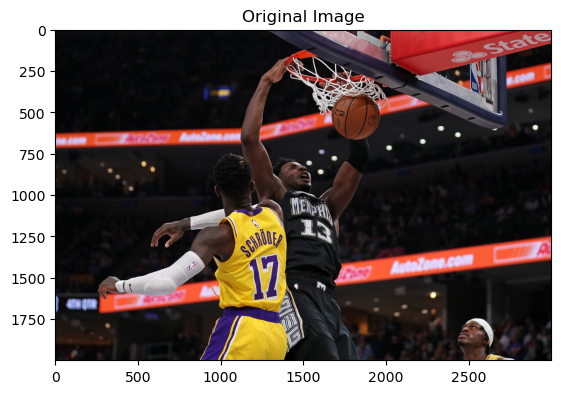
#> input picture Part1. Object Detection/6. Integrated Project - Basketball/img.png, 561 x 394 px
$ python hsv_detection.py --input ../img.png
#> lines starting #> are read from the running program, lines starting #| are printed output that depends on the picture; after the words box and inside, x2 and y2 are one past the last pixel; in counts of white or black regions, pixels touching at a corner belong together
from __future__ import print_function
import cv2 as cv
import numpy as np
import argparse

src = None
erosion_size = 0
max_elem = 2
max_kernel_size = 21
# Trackbar name for hsvFilter
title_trackbar_hue_min = 'Hue Min'
title_trackbar_saturation_min = 'Saturation Min'
title_trackbar_value_min = 'Value Min'
title_trackbar_hue_max = 'Hue Max'
title_trackbar_saturation_max = 'Saturation Max'
title_trackbar_value_max = 'Value Max'

# Trackbar name for erosion and dialate
title_trackbar_element_shape = 'Element:\n 0: Rect \n 1: Cross \n 2: Ellipse'
title_trackbar_kernel_size = 'Kernel size:\n 2n +1'

title_hsvFilter_window = 'HSVFilter Demo'
title_erosion_window = 'Erosion Demo'
title_dilation_window = 'Dilation Demo'


def main(image):
#> called with image = '../img.png'
    global src
    src = cv.imread(image)
#> src is the input picture: shape (394, 561, 3); mean B, G, R 92, 95, 108.3
    if src is None:
        print('Could not open or find the image: ', image)
        exit(0)

    cv.namedWindow(title_hsvFilter_window)
    cv.createTrackbar(title_trackbar_hue_min, title_hsvFilter_window, 0, 255, hsvFilter)
#> slider 'Hue Min' is set to 51
    cv.createTrackbar(title_trackbar_saturation_min, title_hsvFilter_window, 0, 255, hsvFilter)
#> slider 'Saturation Min' is set to 51
    cv.createTrackbar(title_trackbar_value_min, title_hsvFilter_window, 0, 255, hsvFilter)
#> slider 'Value Min' is set to 51
    cv.createTrackbar(title_trackbar_hue_max, title_hsvFilter_window, 0, 255, hsvFilter)
#> slider 'Hue Max' is set to 255
    cv.createTrackbar(title_trackbar_saturation_max, title_hsvFilter_window, 0, 255, hsvFilter)
#> slider 'Saturation Max' is set to 255
    cv.createTrackbar(title_trackbar_value_max, title_hsvFilter_window, 0, 255, hsvFilter)
#> slider 'Value Max' is set to 255

    cv.namedWindow(title_erosion_window)
    cv.createTrackbar(title_trackbar_element_shape, title_erosion_window, 0, max_elem, erosion)
#> slider 'Element:\n 0: Rect \n 1: Cross \n' is set to 1
    cv.createTrackbar(title_trackbar_kernel_size, title_erosion_window, 0, max_kernel_size, erosion)
#> slider 'Kernel size:\n 2n +1' is set to 7

    cv.namedWindow(title_dilation_window)
    cv.createTrackbar(title_trackbar_element_shape, title_dilation_window, 0, max_elem, dilatation)
#> slider 'Element:\n 0: Rect \n 1: Cross \n' is set to 1
    cv.createTrackbar(title_trackbar_kernel_size, title_dilation_window, 0, max_kernel_size, dilatation)
#> slider 'Kernel size:\n 2n +1' is set to 7

    # Display functions
    hsvFilter(0)
    erosion(0)
    dilatation(0)
    cv.waitKey()


# optional mapping of values with morphological shapes
def morph_shape(val):
    if val == 0:
        return cv.MORPH_RECT
    elif val == 1:
        return cv.MORPH_CROSS
    elif val == 2:
        return cv.MORPH_ELLIPSE


def hsvFilter(val):
    # Get Bar Value
#> called with val = 0
    hue_min = cv.getTrackbarPos(title_trackbar_hue_min, title_hsvFilter_window)
    saturation_min = cv.getTrackbarPos(title_trackbar_saturation_min, title_hsvFilter_window)
    value_min = cv.getTrackbarPos(title_trackbar_value_min, title_hsvFilter_window)
    hue_max = cv.getTrackbarPos(title_trackbar_hue_max, title_hsvFilter_window)
    saturation_max = cv.getTrackbarPos(title_trackbar_saturation_max, title_hsvFilter_window)
    value_max = cv.getTrackbarPos(title_trackbar_value_max, title_hsvFilter_window)

    hsv_min = (hue_min, saturation_min, value_min)
    hsv_max = (hue_max, saturation_max, value_max)

    im_hsv = cv.cvtColor(src, cv.COLOR_BGR2HSV)
#> im_hsv: shape (394, 561, 3); mean H, S, V 49.7, 54, 110.2
    # take only the orange, highly saturated, and bright parts
    # im_hsv = cv2.inRange(im_hsv, (7, 180, 180), (11, 255, 255))
    im_hsv = cv.inRange(im_hsv, hsv_min, hsv_max)
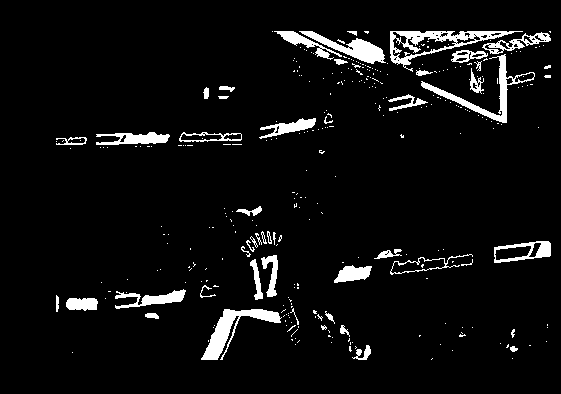
#> im_hsv: shape (394, 561); 5.6% white; 320 white regions (272 under 20 px), largest, box (x1, y1, x2, y2) and area: (390, 31, 523, 72) 1396, (201, 309, 282, 360) 1261, (421, 54, 535, 123) 1083

    # To show the detected orange parts:
    im_orange = src.copy()
    im_orange[im_hsv == 0] = 0
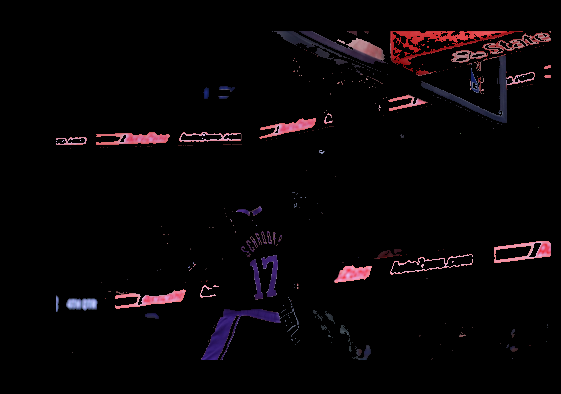
#> im_orange: shape (394, 561, 3); mean B, G, R 5.7, 4.3, 7.5
    # plt.imshow(cv.cvtColor(im_orange, cv2.COLOR_BGR2RGB))
    # plt.plot()
    resized = cv.resize(im_orange, (1000,600))
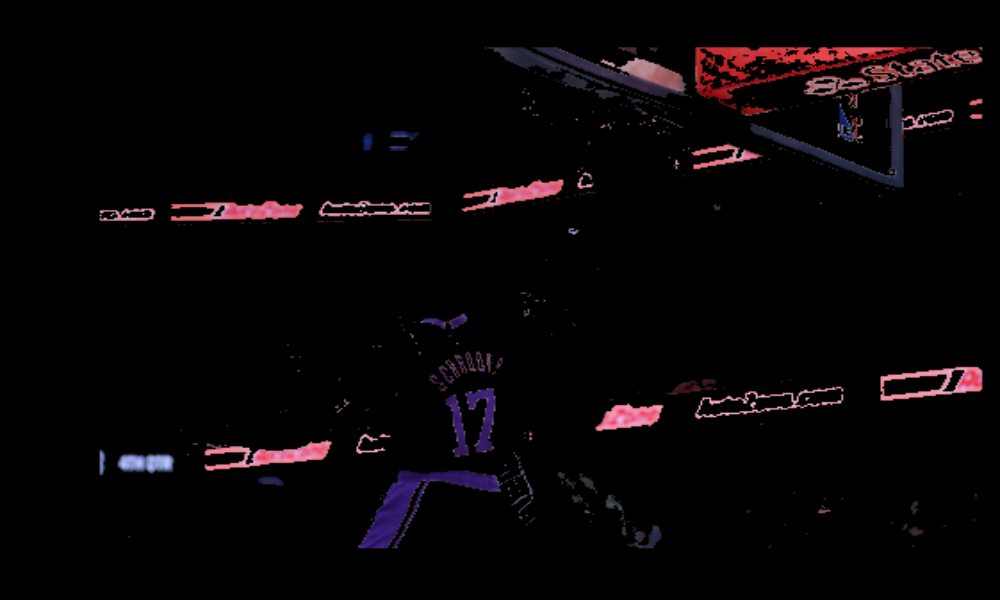
#> resized: shape (600, 1000, 3); mean B, G, R 5.7, 4.3, 7.5
    cv.imshow(title_hsvFilter_window, resized)

def erosion(val):
#> called with val = 0
    erosion_size = cv.getTrackbarPos(title_trackbar_kernel_size, title_erosion_window)
    erosion_shape = morph_shape(cv.getTrackbarPos(title_trackbar_element_shape, title_erosion_window))

    element = cv.getStructuringElement(erosion_shape, (2 * erosion_size + 1, 2 * erosion_size + 1),
                                       (erosion_size, erosion_size))

    erosion_dst = cv.erode(src, element)
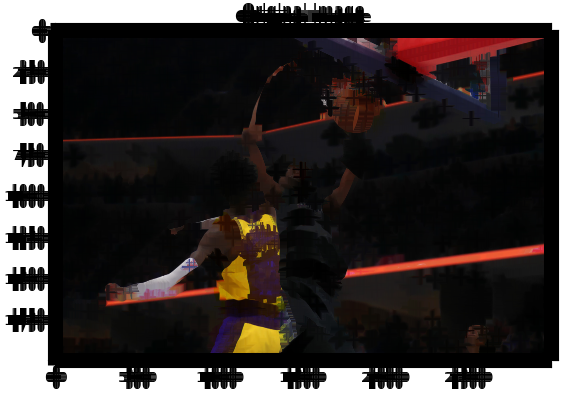
#> erosion_dst: shape (394, 561, 3); mean B, G, R 50.6, 51.9, 57.5
    cv.imshow(title_erosion_window, erosion_dst)


def dilatation(val):
#> called with val = 0
    dilatation_size = cv.getTrackbarPos(title_trackbar_kernel_size, title_dilation_window)
    dilation_shape = morph_shape(cv.getTrackbarPos(title_trackbar_element_shape, title_dilation_window))
    element = cv.getStructuringElement(dilation_shape, (2 * dilatation_size + 1, 2 * dilatation_size + 1),
                                       (dilatation_size, dilatation_size))
    dilatation_dst = cv.dilate(src, element)
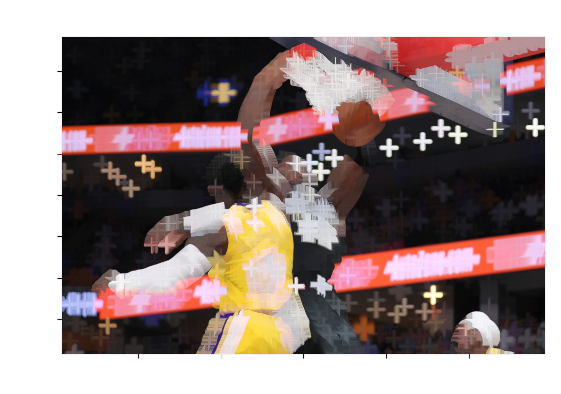
#> dilatation_dst: shape (394, 561, 3); mean B, G, R 133.7, 135.3, 151.6


if __name__ == "__main__":
    parser = argparse.ArgumentParser(description='Code for Eroding and Dilating tutorial.')
    parser.add_argument('--input', help='Path to input image.', default='..\\data\\png_ball2.png')
    args = parser.parse_args()
    main(args.input)
